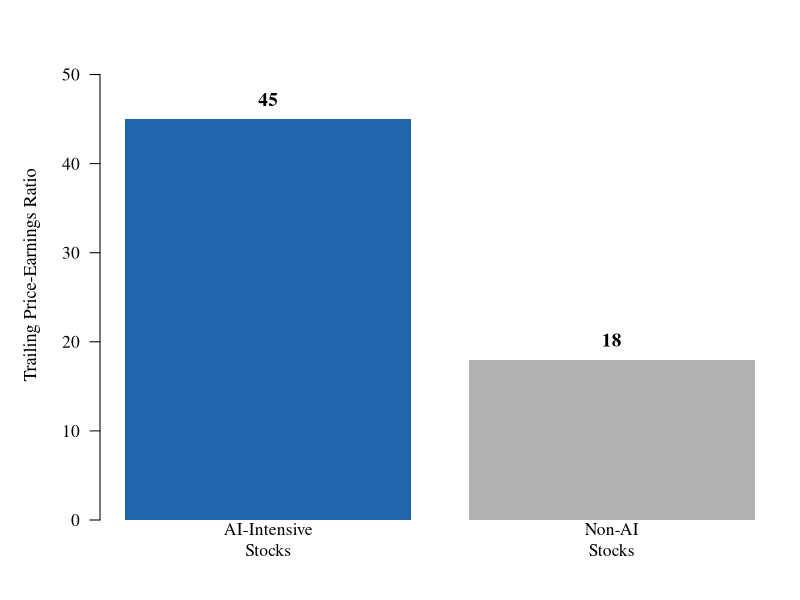
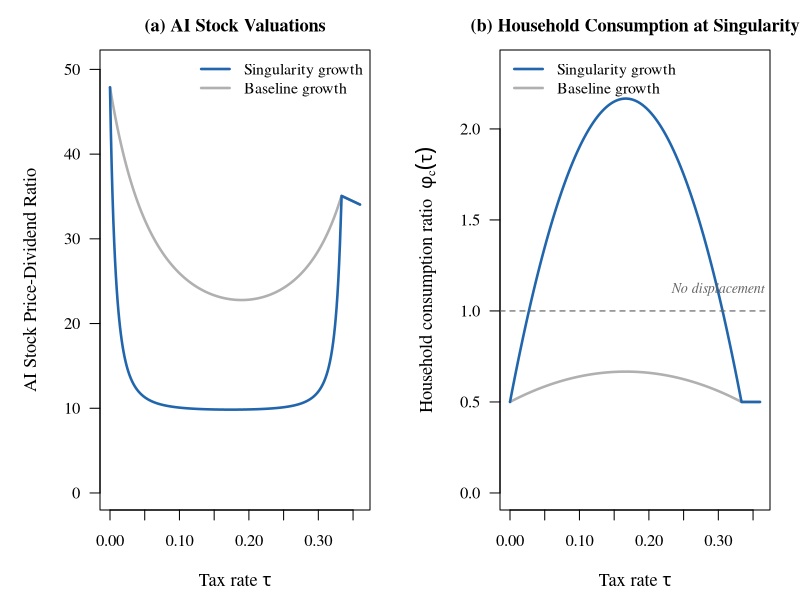

Write R code to recreate these figures, in order.
# Canonical entry point: generates all exhibits for paper/paper.tex
# Run:     Rscript code/generate-exhibits.R
# Inputs:  none (all parameters self-contained)
# Outputs: paper/exhibits/exhibit-1-ai-valuations.pdf
#          paper/exhibits/exhibit-2-pd-ratios.tex
#          paper/exhibits/exhibit-3-transfers.pdf

# ===========================================================================
# Parameters
# ===========================================================================

beta   <- 0.96   # discount factor
gamma  <- 3      # CRRA risk aversion
g      <- 0.02   # normal consumption / dividend growth
g_S    <- 0.10   # post-singularity growth (Jones 2024)
phi_A  <- 5.0    # AI dividend jump at singularity
phi_N  <- 0.3    # non-AI dividend jump at singularity
phi_c  <- 0.5    # household consumption jump (displacement)
p_base <- 0.02   # baseline singularity probability
pi_base <- 0.01  # baseline extinction probability

# ===========================================================================
# Model functions
# ===========================================================================

# Post-singularity P/D ratio (Gordon growth model)
pd_post <- function(beta, g_S, gamma) {
  x <- beta * (1 + g_S)^(1 - gamma)
  stopifnot(x < 1)  # convergence check
  x / (1 - x)
}

# Pre-singularity P/D ratio for asset j
pd_pre <- function(p, pi_ext, phi_j, phi_c, beta, g, g_S, gamma) {
  a     <- (1 - p) * beta * (1 + g)^(1 - gamma)
  rho_S <- pd_post(beta, g_S, gamma)
  S_j   <- p * (1 - pi_ext) * beta * phi_c^(-gamma) * phi_j * (1 + rho_S)
  (a + S_j) / (1 - a)
}

dir.create("paper/exhibits", recursive = TRUE, showWarnings = FALSE)

# ===========================================================================
# Exhibit 1: AI vs non-AI valuations (motivating empirical figure)
# ===========================================================================

# Approximate trailing P/E ratios based on publicly available market data,
# early 2025.  AI-Intensive: market-cap-weighted average of major AI firms
# (NVIDIA, Microsoft, Alphabet, Meta, Amazon).  Non-AI: remaining S&P 500.
pe_ai    <- 45
pe_nonai <- 18

pdf("paper/exhibits/exhibit-1-ai-valuations.pdf", width = 4.8, height = 4.2)
par(mar = c(4, 5, 1.5, 1), family = "serif", cex.axis = 1.05)

bp <- barplot(
  c(pe_ai, pe_nonai),
  names.arg = c("AI-Intensive\nStocks", "Non-AI\nStocks"),
  col  = c("#2166AC", "#B0B0B0"),
  border = NA,
  ylim = c(0, 55),
  ylab = "Trailing Price-Earnings Ratio",
  las  = 1,
  cex.names = 1.05,
  cex.lab   = 1.1
)
text(bp, c(pe_ai, pe_nonai) + 2.2,
     labels = c(pe_ai, pe_nonai), cex = 1.15, font = 2)

dev.off()
cat("Exhibit 1 written.\n")

# ===========================================================================
# Exhibit 2: P/D ratio table across singularity and extinction probabilities
# ===========================================================================

p_grid  <- c(0, 0.005, 0.01, 0.02, 0.05)
pi_grid <- c(0, 0.05, 0.10)

results <- expand.grid(p = p_grid, pi_ext = pi_grid)
results$pd_AI    <- mapply(pd_pre, results$p, results$pi_ext,
                           MoreArgs = list(phi_j = phi_A, phi_c = phi_c,
                                           beta = beta, g = g, g_S = g_S,
                                           gamma = gamma))
results$pd_nonAI <- mapply(pd_pre, results$p, results$pi_ext,
                           MoreArgs = list(phi_j = phi_N, phi_c = phi_c,
                                           beta = beta, g = g, g_S = g_S,
                                           gamma = gamma))

sink("paper/exhibits/exhibit-2-pd-ratios.tex")
cat("\\begin{tabular}{l rr rr rr}\n")
cat("\\toprule\n")
cat(" & \\multicolumn{2}{c}{$\\pi = 0$}")
cat(" & \\multicolumn{2}{c}{$\\pi = 0.05$}")
cat(" & \\multicolumn{2}{c}{$\\pi = 0.10$} \\\\\n")
cat("\\cmidrule(lr){2-3} \\cmidrule(lr){4-5} \\cmidrule(lr){6-7}\n")
cat("$p$ & AI & Non-AI & AI & Non-AI & AI & Non-AI \\\\\n")
cat("\\midrule\n")

for (p_val in p_grid) {
  if (p_val == 0) {
    label <- "$0$"
  } else {
    label <- sprintf("$%.1f\\%%$", p_val * 100)
  }
  cat(label)
  for (pi_val in pi_grid) {
    row <- results[results$p == p_val & results$pi_ext == pi_val, ]
    cat(sprintf(" & %.1f & %.1f", row$pd_AI, row$pd_nonAI))
  }
  cat(" \\\\\n")
}

cat("\\bottomrule\n")
cat("\\end{tabular}\n")
sink()
cat("Exhibit 2 written.\n")

# ===========================================================================
# Exhibit 3: Government transfers — two-panel figure
# ===========================================================================

omega_0  <- 3       # deadweight cost coefficient: fraction wasted = omega_0 * tau
phi_c_0  <- phi_c   # baseline displacement (no transfers)
Phi_base <- 2       # AI income / household consumption (baseline growth)
Phi_sing <- 20      # AI income / household consumption (singularity growth)

tau_grid <- seq(0, 0.36, length.out = 300)

# Household consumption ratio at singularity, as function of tau
phi_c_tau <- function(tau, Phi) {
  net <- tau * Phi * pmax(0, 1 - omega_0 * tau)
  phi_c_0 + net
}

# AI stock P/D as function of tau
pd_ai_tau <- function(tau, Phi) {
  fc <- phi_c_tau(tau, Phi)
  fa <- phi_A * (1 - tau)
  pd_pre(p = p_base, pi_ext = pi_base, phi_j = fa, phi_c = fc,
         beta = beta, g = g, g_S = g_S, gamma = gamma)
}

# Compute curves
pd_curve_base <- sapply(tau_grid, pd_ai_tau, Phi = Phi_base)
pd_curve_sing <- sapply(tau_grid, pd_ai_tau, Phi = Phi_sing)
fc_curve_base <- sapply(tau_grid, phi_c_tau, Phi = Phi_base)
fc_curve_sing <- sapply(tau_grid, phi_c_tau, Phi = Phi_sing)

pdf("paper/exhibits/exhibit-3-transfers.pdf", width = 9, height = 4.2)
par(mfrow = c(1, 2), mar = c(4.5, 5, 2.5, 1.5), family = "serif",
    cex.axis = 1.0, cex.lab = 1.1)

# --- Panel (a): AI Stock P/D vs tau ---
plot(tau_grid, pd_curve_base, type = "l", lwd = 2.5, col = "#B0B0B0",
     xlab = expression("Tax rate " * tau),
     ylab = "AI Stock Price-Dividend Ratio",
     main = "(a) AI Stock Valuations",
     ylim = c(0, max(pd_curve_base, pd_curve_sing) * 1.05),
     las = 1, cex.main = 1.1)
lines(tau_grid, pd_curve_sing, lwd = 2.5, col = "#2166AC")
legend("topright",
       legend = c("Singularity growth", "Baseline growth"),
       col = c("#2166AC", "#B0B0B0"), lwd = 2.5, bty = "n", cex = 0.95)

# --- Panel (b): Household consumption at singularity vs tau ---
plot(tau_grid, fc_curve_base, type = "l", lwd = 2.5, col = "#B0B0B0",
     xlab = expression("Tax rate " * tau),
     ylab = expression("Household consumption ratio  " * phi[c](tau)),
     main = "(b) Household Consumption at Singularity",
     ylim = c(0, max(fc_curve_sing) * 1.08),
     las = 1, cex.main = 1.1)
lines(tau_grid, fc_curve_sing, lwd = 2.5, col = "#2166AC")
abline(h = 1, lty = 2, col = "gray40", lwd = 1.2)
text(0.30, 1.12, "No displacement", cex = 0.85, col = "gray40", font = 3)
legend("topleft",
       legend = c("Singularity growth", "Baseline growth"),
       col = c("#2166AC", "#B0B0B0"), lwd = 2.5, bty = "n", cex = 0.95)

dev.off()
cat("Exhibit 3 written.\n")

cat("All exhibits generated successfully.\n")
